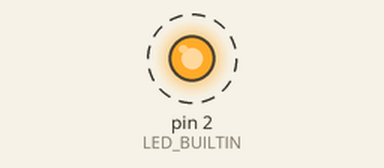
The sketch below on a simulated Arduino Uno, built with avr-gcc and run on an emulated ATmega328P. Parts: output pins drawn as LEDs (lit = HIGH). Dashed ring = blinking.

Above: at 0.15 s.
Timing chart, 0 to 3.0 s (numbered marks = the images above):
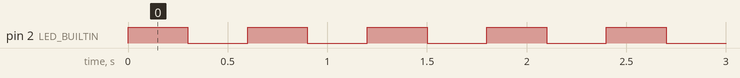

The sketch:

parpadear_led_azul.ino
```cpp
#define LED_BUILTIN 2  // GPIO donde está el LED azul (ajusta si es necesario)

void setup() {
  pinMode(LED_BUILTIN, OUTPUT);
}

void loop() {
  digitalWrite(LED_BUILTIN, HIGH);  // Enciende el LED
  delay(300);                        // Espera medio segundo
  digitalWrite(LED_BUILTIN, LOW);   // Apaga el LED
  delay(300);                        // Espera medio segundo
}
```

Measured:
- by itself, pin 2 (LED_BUILTIN): alternates HIGH for 0.30 s and LOW for 0.30 s
